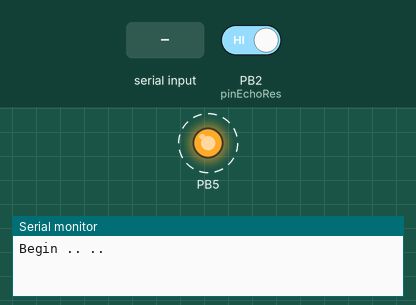
Simulated run of this sketch. Board: ATtiny85, built with avr-gcc and run on an emulated ATtiny85. On the bench: output pins drawn as LEDs (lit = HIGH), the last lines printed to the serial monitor. Dashed ring = blinking. The inputs (shaded band) are chosen by the test bench; at power-on: PB2 (pinEchoRes) HIGH. Pins used as bus, display or sensor lines are not drawn.

Above: at 1.2 s.
1.3 s: PB2 (pinEchoRes) driven LOW
4.3 s: "p7=" received over Serial
At 4.3 s:
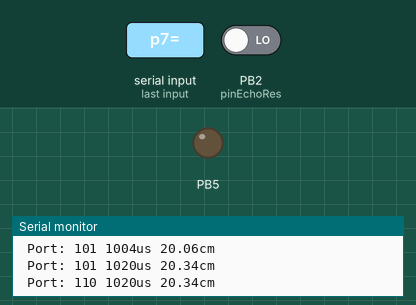
7.3 s: "p8=" received over Serial
Timing chart, 0 to 16.3 s (numbered marks = the images above; inputs shaded):
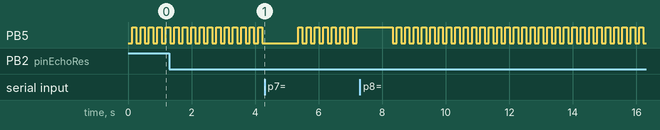

Measured:
- by itself, PB5: alternates HIGH for 0.13 s and LOW for 0.13 s

The sketch:

ParktronicRebuild.ino
```cpp
#include <Arduino.h>
#include <SendOnlySoftwareSerial.h>

#ifndef SendOnlySoftwareSerial_h

#include "../libraries/SendOnlySoftwareSerial/SendOnlySoftwareSerial.h"

#endif


#define debugInfo
const uint8_t pinDataTx = A2;
const uint8_t pinCnlInA = 10; // control port A
const uint8_t pinCnlInB = 11; // control port B
const uint8_t pinOffLft = 12; // disable left
const uint8_t pinOffRgh = A0; // disable right
const uint8_t pinCarRev = A1; // car reverse
const uint8_t pinInTes7 = 6; // unknown in
const uint8_t pinInTes8 = 7; // unknown in
const uint8_t pinEchoRes = 2; // Echo response
const uint8_t pinBurstCm = 3; // common burst pin

volatile uint8_t index;
volatile unsigned long echoTravel = 0;
volatile unsigned long now = 0, start = 0;
const uint16_t debounceDelay = 980;//780;
byte portAddress;
int8_t portPosition;


void terminal() {
    if (Serial.available()) {
        String where = Serial.readStringUntil('=');
        if (where == "p7") {
            uint8_t val = Serial.readStringUntil('\n').toInt();
            digitalWrite(pinInTes7, val);
            Serial.print(F("pin 7  "));
            Serial.println(val);
        } else if (where == "p8") {
            uint8_t val = Serial.readStringUntil('\n').toInt();
            digitalWrite(pinInTes8, val);
            Serial.print(F("pin 8 "));
            Serial.println(val);
        }
    }
}

/*

E S2 S1
L L L nY0 to nZ
L L H nY1 to nZ
L H L nY2 to nZ
L H H nY3 to nZ
H X X switches off
 */

void controlPorts() {
    portAddress = B0000;

    switch (portPosition) {
        default:
        case 0:
            bitSet(portAddress, 2);
        case 1:
            bitSet(portAddress, 0);
            bitSet(portAddress, 2);
            break;
        case 2:
            bitSet(portAddress, 1);
            bitSet(portAddress, 2);
            break;
        case 3:
            bitSet(portAddress, 0);
            bitSet(portAddress, 1);
            bitSet(portAddress, 2);
            break;
        case 4:
            bitSet(portAddress, 3);
            break;
        case 5:
            bitSet(portAddress, 0);
            bitSet(portAddress, 3);
            break;
        case 6:
            bitSet(portAddress, 1);
            bitSet(portAddress, 3);
            break;
        case 7:
            bitSet(portAddress, 0);
            bitSet(portAddress, 1);
            bitSet(portAddress, 3);
            break;
    }


    digitalWrite(pinCnlInA, (portAddress >> 0) & 1);
    digitalWrite(pinCnlInB, (portAddress >> 1) & 1);
    digitalWrite(pinOffLft, (portAddress >> 2) & 1);
    digitalWrite(pinOffRgh, (portAddress >> 3) & 1);
    portPosition++;
    if (portPosition > 7) portPosition = 0;
}

//
// Create UART send data
SendOnlySoftwareSerial Data(pinDataTx);

void setup() {
#ifdef debugInfo
    Serial.begin(115200);
    Serial.println("Begin .. ..  ");
#endif
    Data.begin(9600);
    pinMode(pinBurstCm, OUTPUT);
    pinMode(pinCnlInA, OUTPUT);
    pinMode(pinCnlInB, OUTPUT);
    pinMode(pinOffLft, OUTPUT);
    pinMode(pinOffRgh, OUTPUT);
    pinMode(pinCarRev, INPUT_PULLUP);
    pinMode(pinInTes7, INPUT);
    pinMode(pinInTes8, INPUT);
    pinMode(pinEchoRes, INPUT);
    digitalWrite(pinEchoRes, LOW);
}


void loop() {
#ifdef debugInfo
    terminal();
#endif
    echoTravel = 0;
    controlPorts();
    for (index = 0; index < 8; ++index) {
        analogWrite(pinBurstCm, 255);
        analogWrite(pinBurstCm, 0);
        delayMicroseconds(6);
    }

    delayMicroseconds(debounceDelay);
    start = micros();
    while (start + 16500 > now) {
        uint8_t pinState = digitalRead(pinEchoRes);
        now = micros();
        uint16_t gap = now - start;
        if (pinState == LOW && gap > 20) {

            echoTravel = gap + debounceDelay;
            float distance = (float) map(echoTravel, 1000, 4600, 2000, 8200) * 0.01;
#ifdef debugInfo
            Serial.print(" Port: ");
            Serial.print(portAddress, BIN);
            Serial.print(" ");
            Serial.print(echoTravel);
            Serial.print("us ");;
            Serial.print(distance);
            Serial.print("cm ");
            Serial.println();
#endif
            Data.print(portAddress, BIN);
            Data.print(" ");
            Data.print(distance);
            Data.print(" ");

            echoTravel = 0;
            break;
        }
    }
    delay(15);

}
```
